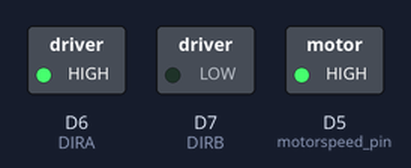
A sketch run on a simulated ESP8266 (NodeMCU). Parts: switched loads named in the sketch (green lamp = pin HIGH).

Above: at 1.5 s.
At 6.0 s:
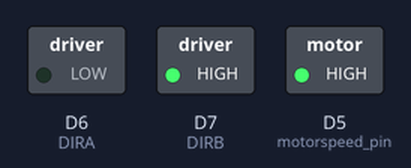
At 21.7 s:
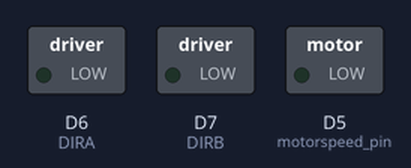
Timing chart, 0 to 23.4 s (numbered marks = the images above):
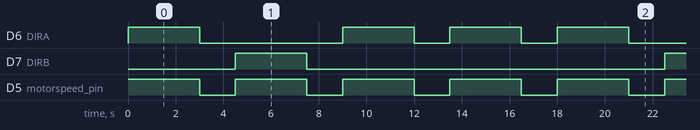

Measured:
- by itself, D6 (DIRA): repeats every 18.0 s: LOW 6.0 s, 2 × (HIGH 3.0 s, LOW 1.5 s), HIGH 3.0 s
- by itself, D7 (DIRB): alternates HIGH for 3.0 s and LOW for 15.0 s
- by itself, D5 (motorspeed_pin): alternates HIGH for 3.0 s and LOW for 1.5 s

The sketch:

Motor_control.ino
```cpp
/*
 * Credits: https://www.plusivo.com
 *
 * Lesson 4: Motor Control
 *
 * In this lesson, you will learn how to control a DC motor.
 *
 * Make sure you have connected the components correctly according
 * to the guide.
 *
 * More information about the connection can be found in the guide.
 *
 */


//the int variable "motorspeed_pin" stores the pin used to control the speed of the motor
const int motorspeed_pin = D5;

//the next two variables store the pins used to control the direction of the motor
const int DIRA = D6;
const int DIRB = D7;

//the int variable "delayOn" stores the time (in miliseconds) for the motor to remain on
const int delayOn = 3000;

//the int variable "delayOff" stores the time (in miliseconds) for the motor to remain off
const int delayOff = 1500;

//the setup function runs only once when the board is powered
void setup()
{
  //the following instruction initialises the pin stored in the
  //variable motorspeed_pin(also DIRA and DIRB) as OUTPUT
  pinMode(motorspeed_pin, OUTPUT);
  pinMode(DIRA, OUTPUT);
  pinMode(DIRB, OUTPUT);
}

//this function is used to turn off the motor
void turnOff()
{
  //this instruction is used to set the speed of the motor to 0 (off)
  digitalWrite(motorspeed_pin, LOW);
  //in these instructions the state is irrelevant because the motor is off
  digitalWrite(DIRA, LOW);
  digitalWrite(DIRB, LOW);
  //wait 1.5 seconds
  delay(delayOff);
}

void loop()
{
  //this instruction is used to set the maximum speed of the motor
  digitalWrite(motorspeed_pin, HIGH);
  //these instructions are used to turn on the motor in one direction
  digitalWrite(DIRA, HIGH);
  digitalWrite(DIRB, LOW);
  delay(delayOn);

  //turn off the motor
  turnOff();

  //this instruction is used to set the maximum speed of the motor
  digitalWrite(motorspeed_pin, HIGH);
  //these instructions are used to turn on the motor in the opposite direction
  digitalWrite(DIRB, HIGH);
  digitalWrite(DIRA, LOW);
  //wait 3 seconds
  delay(delayOn);

  //turn off the motor
  turnOff();

  //this instruction sets the motor speed to about 50%
  //you can put any integer from 0 to 1023
  analogWrite(motorspeed_pin, 512);
  //these instructions are used to turn on the motor in one direction
  digitalWrite(DIRA, HIGH);
  digitalWrite(DIRB, LOW);
  //wait 3 seconds
  delay(delayOn);

  //turn off the motor
  turnOff();

  //this instruction sets the motor speed to about 50%
  analogWrite(motorspeed_pin, 512);
  //these instructions are used to turn on the motor in the opposite direction
  digitalWrite(DIRB, LOW);
  digitalWrite(DIRA, HIGH);
  //wait 3 seconds
  delay(delayOn);

  //turn off the motor
  turnOff();
}
```
